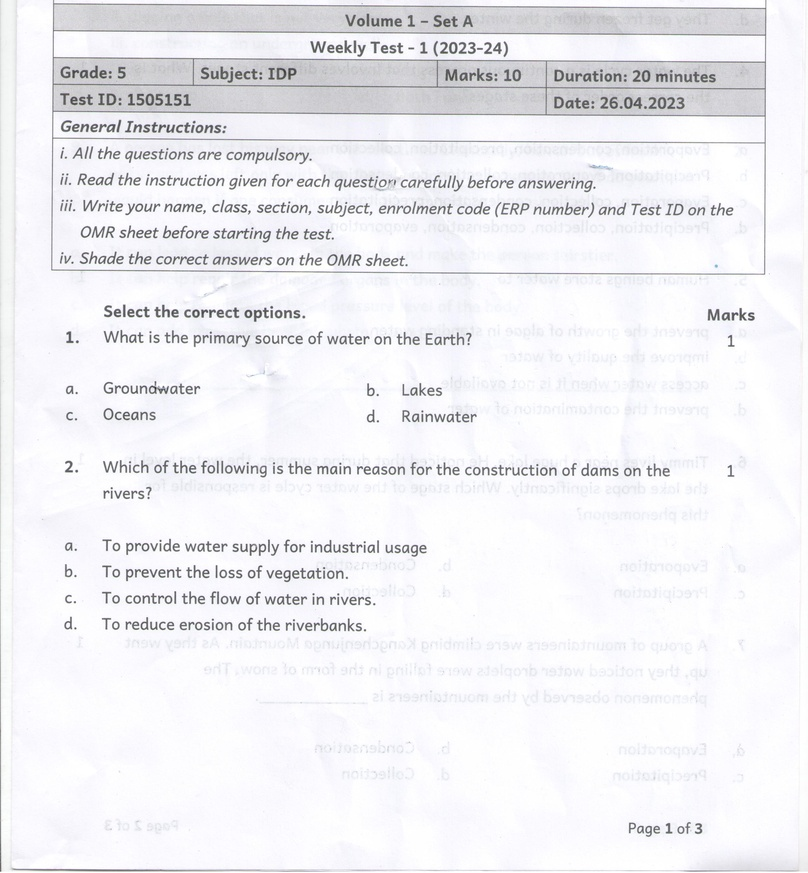
#> input picture input_images/4_ThresholdingImage.jpg, 808 x 873 px, shrunk from 2550 x 2756 before the run, found by its file name
$ python dilation.py
#> lines starting #> are read from the running program, lines starting #| are printed output that depends on the picture
import cv2
import numpy as np

# Read the input image
image = cv2.imread("input_images/4_ThresholdingImage.jpg")
#> image is the input picture: shape (873, 808, 3); mean B, G, R 243.5, 240, 240.2

# Check if the image was successfully loaded
if image is None:
    print("Unable to load the image.")
    exit()

# Define the structuring element for dilation
kernel_size = 5
structuring_element = cv2.getStructuringElement(cv2.MORPH_RECT, (kernel_size, kernel_size))

# Perform image dilation
dilated_image = cv2.dilate(image, structuring_element)
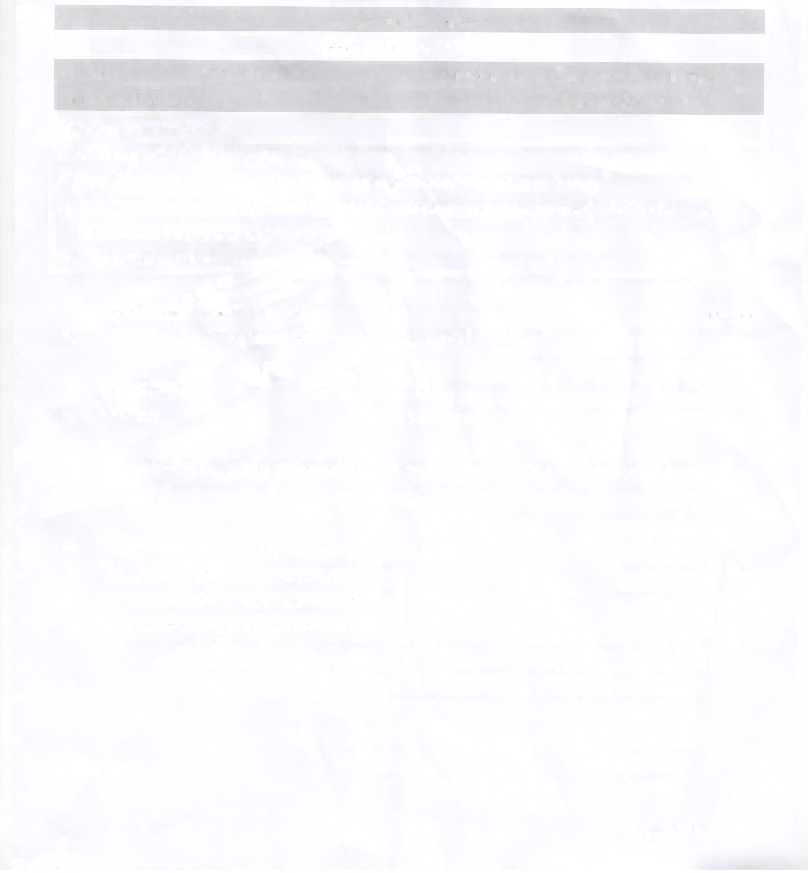
#> dilated_image: shape (873, 808, 3); mean B, G, R 251.7, 249.1, 249.3

stacked_results = np.hstack((image, dilated_image))
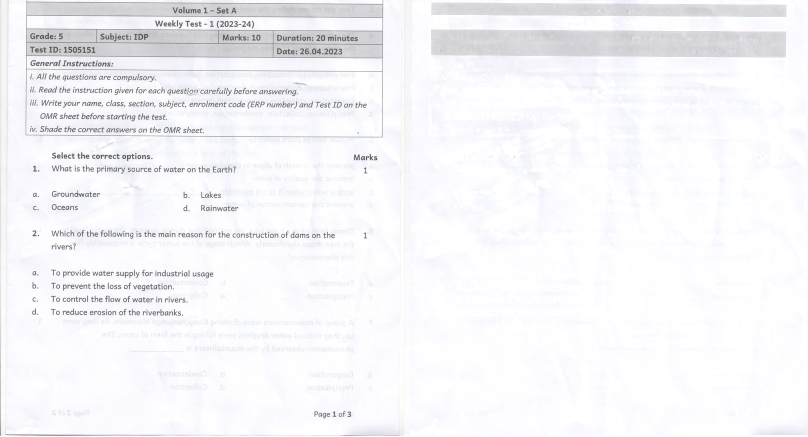
#> stacked_results: shape (873, 1616, 3) (shown at 1/2 size); mean B, G, R 247.6, 244.6, 244.7
# Display the original image and the dilated image
cv2.imshow('Dilation', stacked_results)

# Wait for key press and then close all windows
cv2.waitKey(0)
cv2.destroyAllWindows()
cv2.imwrite("output_images/dilation.jpg", stacked_results)
